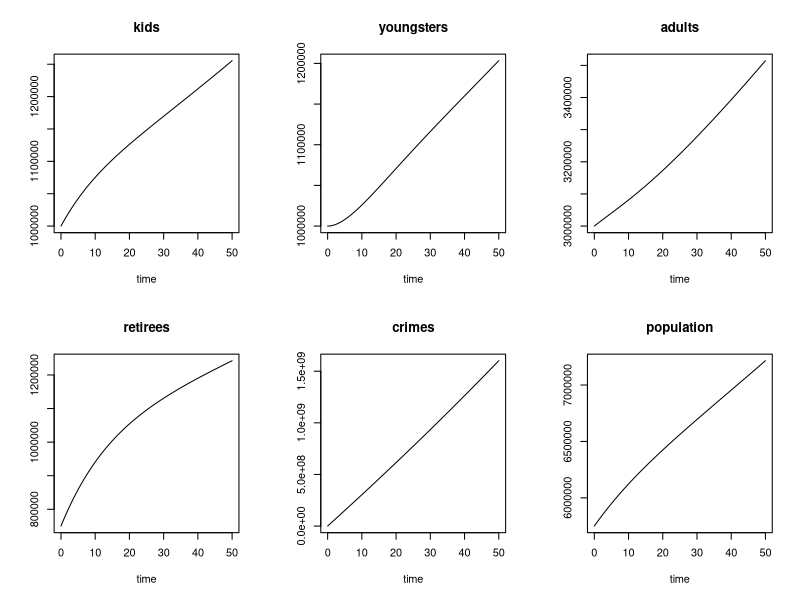
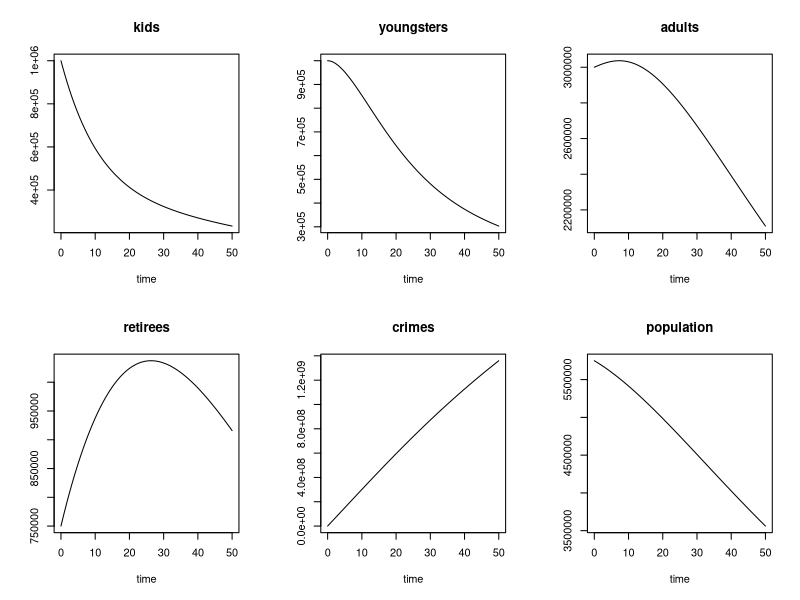
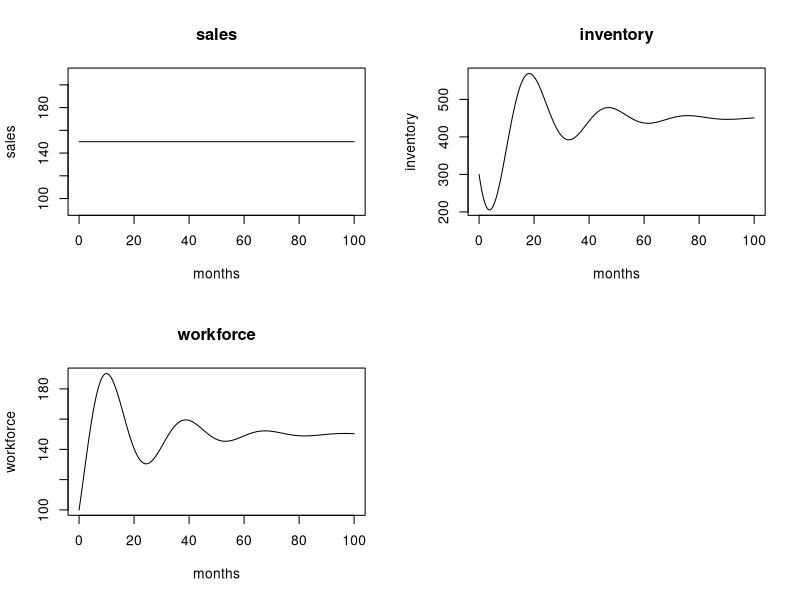
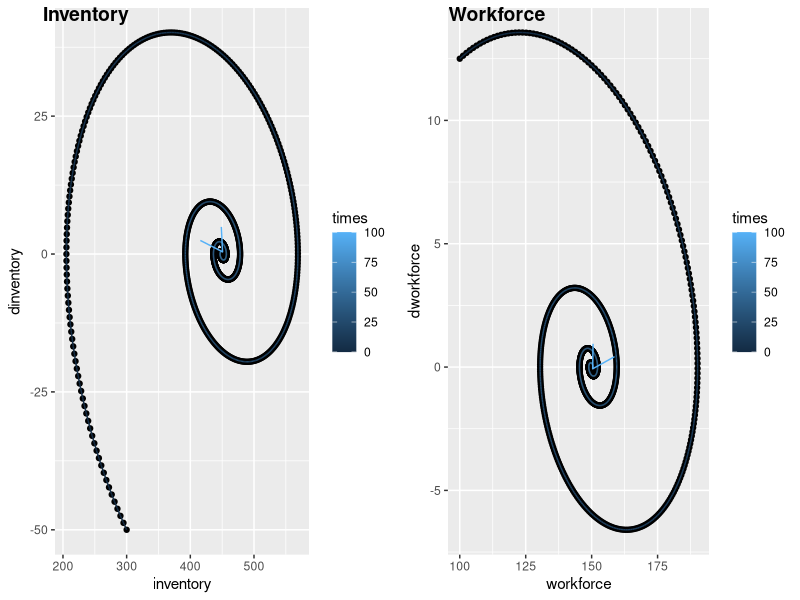
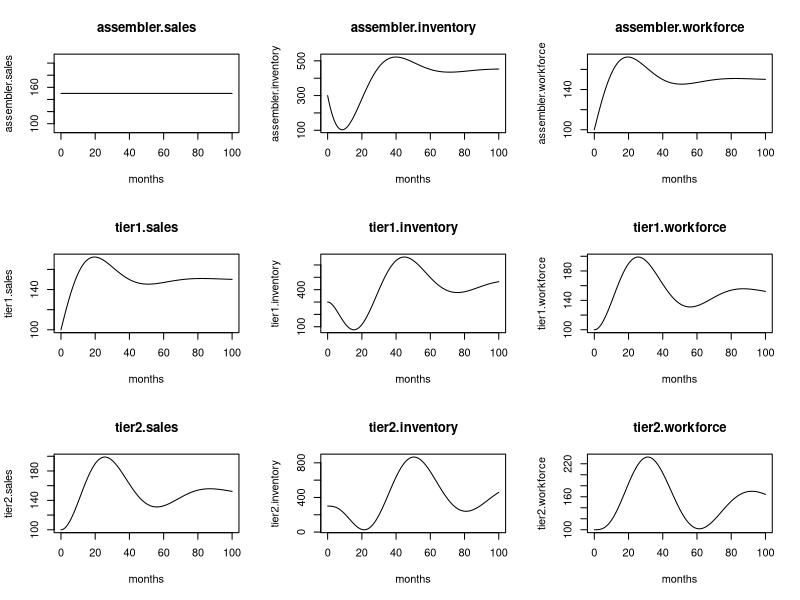

Recreate these plots in R, in order.
## ---- chunk 1
#Problema 2
#Política de Crimen y Planificación Familiar

#Paso 1: cargar la libreria "deSolve" empleando la funcion library()
 library("deSolve")

#Considera a los parametros como variables exogenas que no pueden ser modificadas
 parameters<-c(average.time.as.kid =  12,#[years]
               average.time.as.youngster =  12, #[years]
               average.time.as.adult = 40, # [years]
               average.time.as.retiree = 15,  #[years]
               annual.fertility.rate.of.adults = 3/100,  #[births/(adult*year)]
               annual.fertility.rate.of.youngsters = 0.3/100,  #[births/(youngster*year)]
               crimes.by.others = 6e6,  #[crimes/year]
               criminal.acts.per.criminal.kid = 2,  #[crimes/(criminal kid*year)]
               criminal.acts.per.criminal.youngster = 4,  #[crimes/(criminal youngster*year)]
               criminal.acts.per.criminal.adult = 12,  #[crimes/(criminal adult*year)]
               criminal.acts.per.criminal.retiree = 4,  #[crimes/(criminal retiree*year)]
               percentaje.of.kids.with.criminal.behavior = 0.05,  #[criminal kids/kids]
               percentaje.of.youngsters.with.criminal.behavior = 0.5,  #[criminal youngsters/youngsters]
               percentaje.of.adults.with.criminal.behavior = 0.6,  #[criminal adults/adults]
               percentaje.of.retirees.with.criminal.behavior = 0.1  #[criminal retirees/retirees]
               )
 
 #para definir tus condiciones iniciales utiiza tus variables de estado
 InitialConditions <- c( kids = 1e6, #[kids]
                         youngsters = 1e6, #[youn[gsters]
                         adults = 3e6, #[adults]
                         retirees = 750000, #[retirees]
                         crimes = 0 #[crimes]
                         ) 

 times <- seq(0, #tiempo inicial
              50, #tiempo final #[years]
              0.05 )#número de repetición de puntos #[years]

# Definimos método de integración
 intg.method<-c("rk4")

#Especificamos modelo
Crime.Policy.Family.Planning<- function(t, state, parameters) {
  with(as.list(c(state,parameters)), {
    
#auxiliary variables
    criminal.kids <- kids*percentaje.of.kids.with.criminal.behavior #[criminal kids]
    criminal.youngsters <- youngsters*percentaje.of.youngsters.with.criminal.behavior #[criminal youngsters]
    criminal.adults <- adults*percentaje.of.adults.with.criminal.behavior #[criminal adults]
    criminal.retirees <- retirees*percentaje.of.retirees.with.criminal.behavior #[criminal retirees]
    population <- kids + youngsters + adults + retirees #[people]

#flow variables
    birth.inflow <- annual.fertility.rate.of.adults*adults + 
      annual.fertility.rate.of.youngsters*youngsters #[births/year]
    becoming.a.youngster.rate <- kids/average.time.as.kid #[youngsters/year]
    becoming.an.adult.rate <- youngsters/average.time.as.youngster #[adults/year]
    becoming.a.retiree.rate <- adults/average.time.as.adult #[retirees/year]
    deaths <- retirees/average.time.as.retiree #[retirees/year]
    crimes.by.kids <- criminal.kids*criminal.acts.per.criminal.kid #[crimes/year]
    crimes.by.youngsters <- criminal.youngsters*criminal.acts.per.criminal.youngster #[crimes/year]
    crimes.by.adults <- criminal.adults*criminal.acts.per.criminal.adult #[crimes/year]
    crimes.by.retirees <- criminal.retirees*criminal.acts.per.criminal.retiree #[crimes/year]

#state variables
    dkids <- birth.inflow - becoming.a.youngster.rate #[kids/year]
    dyoungsters <- becoming.a.youngster.rate - becoming.an.adult.rate #[youngsters/year]
    dadults <- becoming.an.adult.rate - becoming.a.retiree.rate #[adults/year]
    dretirees <- becoming.a.retiree.rate - deaths #[retirees/year]
    dcrimes <- crimes.by.others + crimes.by.kids + crimes.by.youngsters + 
      crimes.by.adults + crimes.by.retirees #[crimes/year]

    
    list(c(dkids,dyoungsters,dadults,dretirees,dcrimes),
         population = population)

  })
}

out <- ode(y = InitialConditions,
           times = times,
           func = Crime.Policy.Family.Planning,
           parms = parameters,
           method =intg.method)

tail(out)

#Graficas de todo
plot(out)

## ---- chunk 2
#Problema 2
#Política de Crimen y Planificación Familiar

#Paso 1: cargar la libreria "deSolve" empleando la funcion library()
 library("deSolve")

#Considera a los parametros como variables exogenas que no pueden ser modificadas
 parameters<-c(average.time.as.kid =  12,#[years]
               average.time.as.youngster =  12, #[years]
               average.time.as.adult = 40, # [years]
               average.time.as.retiree = 15,  #[years]
               annual.fertility.rate.of.adults = 3/100,  #[births/(adult*year)]
               annual.fertility.rate.of.youngsters = 0.3/100,  #[births/(youngster*year)]
               crimes.by.others = 6e6,  #[crimes/year]
               criminal.acts.per.criminal.kid = 2,  #[crimes/(criminal kid*year)]
               criminal.acts.per.criminal.youngster = 4,  #[crimes/(criminal youngster*year)]
               criminal.acts.per.criminal.adult = 12,  #[crimes/(criminal adult*year)]
               criminal.acts.per.criminal.retiree = 4,  #[crimes/(criminal retiree*year)]
               percentaje.of.kids.with.criminal.behavior = 0.05,  #[criminal kids/kids]
               percentaje.of.youngsters.with.criminal.behavior = 0.5,  #[criminal youngsters/youngsters]
               percentaje.of.adults.with.criminal.behavior = 0.6,  #[criminal adults/adults]
               percentaje.of.retirees.with.criminal.behavior = 0.1,  #[criminal retirees/retirees]
               successful.voluntary.family.planning.measures = 0.75
               )
 
 #para definir tus condiciones iniciales utiiza tus variables de estado
 InitialConditions <- c( kids = 1e6, #[kids]
                         youngsters = 1e6, #[youn[gsters]
                         adults = 3e6, #[adults]
                         retirees = 750000, #[retirees]
                         crimes = 0 #[crimes]
                         ) 

 times <- seq(0, #tiempo inicial
              50, #tiempo final #[years]
              0.05 )#número de repetición de puntos #[years]

# Definimos método de integración
 intg.method<-c("rk4")

#Especificamos modelo
Crime.Policy.Family.Planning<- function(t, state, parameters) {
  with(as.list(c(state,parameters)), {
    
#auxiliary variables
    criminal.kids <- kids*percentaje.of.kids.with.criminal.behavior #[criminal kids]
    criminal.youngsters <- youngsters*percentaje.of.youngsters.with.criminal.behavior #[criminal youngsters]
    criminal.adults <- adults*percentaje.of.adults.with.criminal.behavior #[criminal adults]
    criminal.retirees <- retirees*percentaje.of.retirees.with.criminal.behavior #[criminal retirees]
    population <- kids + youngsters + adults + retirees #[people]

#flow variables
    birth.inflow <- (1-successful.voluntary.family.planning.measures)*
      (annual.fertility.rate.of.adults*adults + 
      annual.fertility.rate.of.youngsters*youngsters) #[births/year]
    becoming.a.youngster.rate <- kids/average.time.as.kid #[youngsters/year]
    becoming.an.adult.rate <- youngsters/average.time.as.youngster #[adults/year]
    becoming.a.retiree.rate <- adults/average.time.as.adult #[retirees/year]
    deaths <- retirees/average.time.as.retiree #[retirees/year]
    crimes.by.kids <- criminal.kids*criminal.acts.per.criminal.kid #[crimes/year]
    crimes.by.youngsters <- criminal.youngsters*criminal.acts.per.criminal.youngster #[crimes/year]
    crimes.by.adults <- criminal.adults*criminal.acts.per.criminal.adult #[crimes/year]
    crimes.by.retirees <- criminal.retirees*criminal.acts.per.criminal.retiree #[crimes/year]

#state variables
    dkids <- birth.inflow - becoming.a.youngster.rate #[kids/year]
    dyoungsters <- becoming.a.youngster.rate - becoming.an.adult.rate #[youngsters/year]
    dadults <- becoming.an.adult.rate - becoming.a.retiree.rate #[adults/year]
    dretirees <- becoming.a.retiree.rate - deaths #[retirees/year]
    dcrimes <- crimes.by.others + crimes.by.kids + crimes.by.youngsters + 
      crimes.by.adults + crimes.by.retirees #[crimes/year]

    
    list(c(dkids,dyoungsters,dadults,dretirees,dcrimes),
         population = population)

  })
}

out <- ode(y = InitialConditions,
           times = times,
           func = Crime.Policy.Family.Planning,
           parms = parameters,
           method =intg.method)

tail(out)

#Graficas de todo
plot(out)

## ---- chunk 3
#Problema 3
#Administración de Cadena de Suministro

#Paso 1: cargar la libreria "deSolve" empleando la funcion library()
library("deSolve")
library("ggplot2")
library("ggpubr")


#Considera a los parametros como variables exogenas que no pueden ser modificadas
 parameters<-c(sales = 150 ,#[cars/month]
               time.to.correct.inventory = 2 , #[months]
               inventory.coverage = 3, # [months]
               time.to.adjust.workforce = 10,  #[months]
               productivity = 1 #[cars/(person.month)]
               )
 
 #para definir tus condiciones iniciales utiiza tus variables de estado
 InitialConditions <- c( inventory = 300, #[cars]
                         workforce = 100) #[people]

 times <- seq(0, #tiempo inicial
              100, #tiempo final #[months]
              0.1 )#número de repetición de puntos #[months]

# Definimos método de integración
 intg.method<-c("rk4")

#Especificamos modelo
Supply.Chain<- function(t, state, parameters) {
  with(as.list(c(state,parameters)), {
    
#auxiliary variables
    target.inventory <- sales*inventory.coverage #[cars]
    inventory.correction <- (target.inventory-inventory)/time.to.correct.inventory #[cars/month]
    target.production <- sales + inventory.correction #[cars/month]
    target.workforce <- target.production/productivity #[people]

#flow variables
    production <- productivity * workforce #[cars/month]
    net.hire.rate <- (target.workforce - workforce)/
      time.to.adjust.workforce #[people/month]

#state variables
    dinventory <- production - sales #[cars/month]
    dworkforce <- net.hire.rate #[people/month]
    
    list(c(dinventory,dworkforce),
         sales=sales,
         dinventory = dinventory,
         dworkforce = dworkforce)

  })
}

out <- ode(y = InitialConditions,
           times = times,
           func = Supply.Chain,
           parms = parameters,
           method =intg.method)

#Graficas solo variables de interés
plot(out, which=c("sales", "inventory", "workforce"),
     xlab = "months",
     ylab =c("sales","inventory","workforce"))

out <- data.frame(out)

inventory.phase.diagram <-
  ggplot(out, aes(x=inventory, y=dinventory)) +
  geom_point()+
  geom_path(aes(colour = times), 
            arrow = arrow()
            )

workforce.phase.diagram <-
  ggplot(out, aes(x=workforce, y=dworkforce)) +
  geom_point()+
  geom_path(aes(colour = times), 
            arrow = arrow()
            )

ggarrange(inventory.phase.diagram, workforce.phase.diagram, 
          labels = 
            c("Inventory", "Workforce"),
          ncol = 2, nrow = 1)

## ---- chunk 4
#Problema 3
#Administración de Cadena de Suministro

#Paso 1: cargar la libreria "deSolve" empleando la funcion library()
 library("deSolve")

#Considera a los parametros como variables exogenas que no pueden ser modificadas
 parameters<-c(assembler.sales = 150 ,#[cars/month]
               assembler.time.to.correct.inventory = 8 , #[months]
               assembler.inventory.coverage = 3, # [months]
               assembler.time.to.adjust.workforce = 10,  #[months]
               assembler.productivity = 1, #[cars/(person.month)]
               tier1.time.to.correct.inventory = 8 , #[months]
               tier1.inventory.coverage = 3, # [months]
               tier1.time.to.adjust.workforce = 10,  #[months]
               tier1.productivity = 1, #[cars/(person.month)]
               tier2.time.to.correct.inventory = 8 , #[months]
               tier2.inventory.coverage = 3, # [months]
               tier2.time.to.adjust.workforce = 10,  #[months]
               tier2.productivity = 1 #[cars/(person.month)]
               )
 
 #para definir tus condiciones iniciales utiiza tus variables de estado
 InitialConditions <- c( assembler.inventory = 300, #[cars]
                         assembler.workforce = 100, #[people]
                         tier1.inventory = 300, #[cars]
                         tier1.workforce = 100, #[people]
                         tier2.inventory = 300, #[cars]
                         tier2.workforce = 100 #[people]
                         )

 times <- seq(0, #tiempo inicial
              100, #tiempo final #[months]
              0.1 )#número de repetición de puntos #[months]

# Definimos método de integración
 intg.method<-c("rk4")

#Especificamos modelo
Supply.Chain<- function(t, state, parameters) {
  with(as.list(c(state,parameters)), {
    
#assembler auxiliary variables
    assembler.target.inventory <- assembler.sales*assembler.inventory.coverage #[cars]
    assembler.inventory.correction <- (assembler.target.inventory-assembler.inventory)/assembler.time.to.correct.inventory #[cars/month]
    assembler.target.production <- assembler.sales + assembler.inventory.correction #[cars/month]
    assembler.target.workforce <- assembler.target.production/assembler.productivity #[people]
    
#assembler flow variables
    assembler.production <- assembler.productivity * assembler.workforce #[cars/month]
    assembler.net.hire.rate <- (assembler.target.workforce - assembler.workforce)/
      assembler.time.to.adjust.workforce #[people/month]
    
#assembler state variables
    dassembler.inventory <- assembler.production - assembler.sales #[cars/month]
    dassembler.workforce <- assembler.net.hire.rate #[people/month]
    
#tier 1 sales
    tier1.sales <- assembler.production #[cars/month]
    
#tier 1 auxiliary variables
    tier1.target.inventory <- tier1.sales*tier1.inventory.coverage #[cars]
    tier1.inventory.correction <- 
      (tier1.target.inventory-tier1.inventory)/tier1.time.to.correct.inventory #[cars/month]
    tier1.target.production <- tier1.sales + tier1.inventory.correction #[cars/month]
    tier1.target.workforce <- tier1.target.production/tier1.productivity #[people]

#tier 1 flow variables
    tier1.production <- tier1.productivity * tier1.workforce #[cars/month]
    tier1.net.hire.rate <- (tier1.target.workforce - tier1.workforce)/
      tier1.time.to.adjust.workforce #[people/month]

#tier 1 state variables
    dtier1.inventory <- tier1.production - tier1.sales #[cars/month]
    dtier1.workforce <- tier1.net.hire.rate #[people/month]
    
#tier 2 sales
    tier2.sales <- tier1.production #[cars/month]
    
#tier 2 auxiliary variables
    tier2.target.inventory <- tier2.sales*tier2.inventory.coverage #[cars]
    tier2.inventory.correction <- 
      (tier2.target.inventory-tier2.inventory)/tier2.time.to.correct.inventory #[cars/month]
    tier2.target.production <- tier2.sales + tier2.inventory.correction #[cars/month]
    tier2.target.workforce <- tier2.target.production/tier2.productivity #[people]

#tier 2 flow variables
    tier2.production <- tier2.productivity * tier2.workforce #[cars/month]
    tier2.net.hire.rate <- (tier2.target.workforce - tier2.workforce)/
      tier2.time.to.adjust.workforce #[people/month]

#tier 2 state variables
    #dtier2.inventory <- tier2.production - tier2.sales #[cars/month]
    #dtier2.workforce <- tier2.net.hire.rate #[people/month]
    
    dtier2.inventory <- max(c(tier2.production-tier1.production,-1*(tier2.inventory))) #[cars/month]
    dtier2.workforce <- max(c(tier2.net.hire.rate,-1*(tier2.workforce))) #[people/month]
    
    list(c(dassembler.inventory,dassembler.workforce,
           dtier1.inventory,dtier1.workforce,
           dtier2.inventory,dtier2.workforce),
         assembler.sales=assembler.sales,
         tier1.sales=tier1.sales,
         tier2.sales=tier2.sales)

  })
}

out <- ode(y = InitialConditions,
           times = times,
           func = Supply.Chain,
           parms = parameters,
           method =intg.method)

#Graficas solo variables de interés
plot(out, which=c("assembler.sales", "assembler.inventory", "assembler.workforce",
                  "tier1.sales", "tier1.inventory", "tier1.workforce",
                  "tier2.sales", "tier2.inventory", "tier2.workforce"),
     xlab = "months",
     ylab =c("assembler.sales", "assembler.inventory", "assembler.workforce",
                  "tier1.sales", "tier1.inventory", "tier1.workforce",
                  "tier2.sales", "tier2.inventory", "tier2.workforce"))
